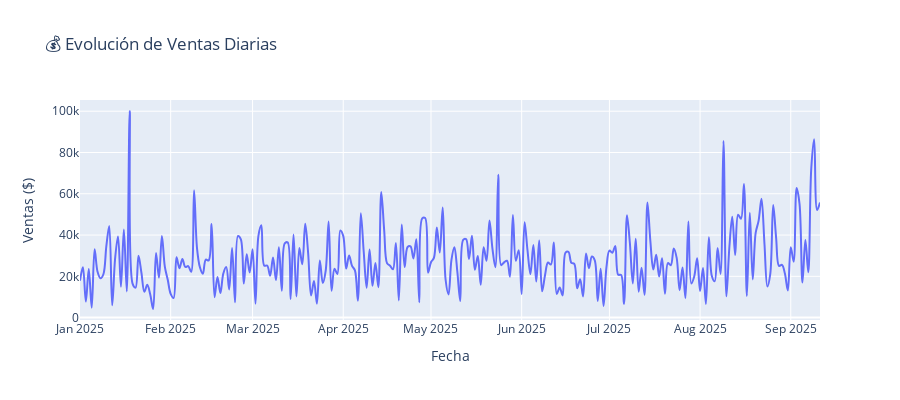
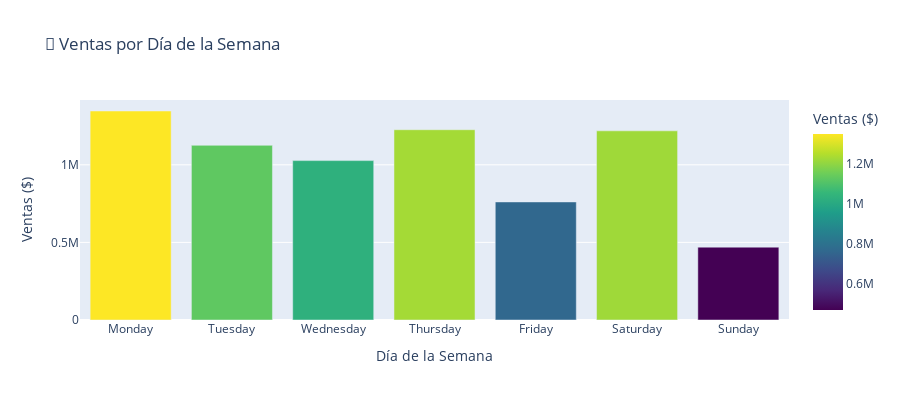
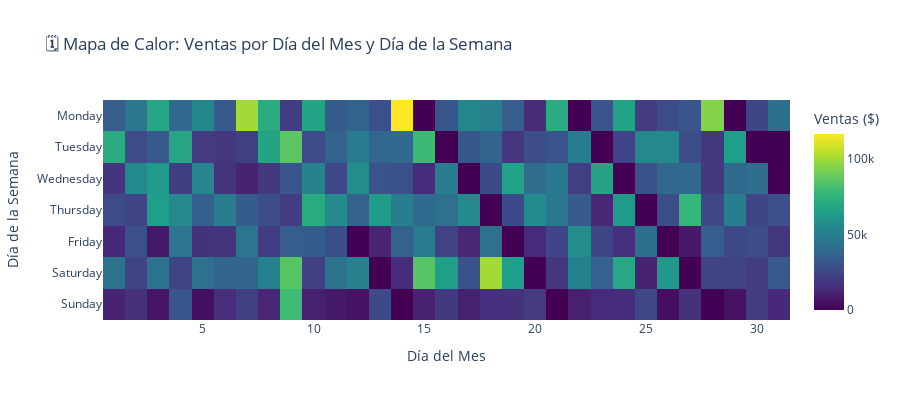

Notebook code cell kept with these figures, in order:
### Markdown cell above
## 5. Análisis de Ventas por Tiempo

### Code cell
# Crear visualizaciones de series temporales
print("📈 CREANDO VISUALIZACIONES DE VENTAS POR TIEMPO")
print("="*50)

# 1. Ventas diarias
ventas_diarias = df_clean.groupby('Date').agg({
    'Amount': 'sum',
    'Qty': 'sum',
    'Name': 'nunique'  # Clientes únicos por día
}).reset_index()
ventas_diarias.columns = ['Fecha', 'Ventas', 'Cantidad', 'Clientes_Unicos']

# Gráfico de líneas de ventas diarias
fig_ventas_tiempo = px.line(
    ventas_diarias, 
    x='Fecha', 
    y='Ventas',
    title='💰 Evolución de Ventas Diarias - Honduras',
    labels={'Ventas': 'Ventas (L)', 'Fecha': 'Fecha'},
    line_shape='spline'
)
fig_ventas_tiempo.update_layout(
    xaxis_title="Fecha",
    yaxis_title="Ventas (L)",
    hovermode='x unified',
    height=400
)
fig_ventas_tiempo.show()

# 2. Ventas por día de la semana (gráfico de barras)
ventas_weekday_df = df_clean.groupby('Weekday')['Amount'].sum().reset_index()
# Ordenar por días de la semana
dias_orden = ['Monday', 'Tuesday', 'Wednesday', 'Thursday', 'Friday', 'Saturday', 'Sunday']
ventas_weekday_df['Weekday'] = pd.Categorical(ventas_weekday_df['Weekday'], categories=dias_orden, ordered=True)
ventas_weekday_df = ventas_weekday_df.sort_values('Weekday')

fig_weekday = px.bar(
    ventas_weekday_df,
    x='Weekday',
    y='Amount',
    title='📅 Ventas por Día de la Semana - Honduras',
    labels={'Amount': 'Ventas (L)', 'Weekday': 'Día de la Semana'},
    color='Amount',
    color_continuous_scale='viridis'
)
fig_weekday.update_layout(height=400)
fig_weekday.show()

# 3. Mapa de calor por día del mes y día de la semana
df_clean['Day_of_Month'] = df_clean['Date'].dt.day
heatmap_data = df_clean.groupby(['Weekday', 'Day_of_Month'])['Amount'].sum().reset_index()
heatmap_pivot = heatmap_data.pivot(index='Weekday', columns='Day_of_Month', values='Amount').fillna(0)

# Reordenar filas por días de la semana
heatmap_pivot = heatmap_pivot.reindex(dias_orden)

fig_heatmap = px.imshow(
    heatmap_pivot,
    title='🗓️ Mapa de Calor: Ventas por Día del Mes - Honduras',
    labels=dict(x="Día del Mes", y="Día de la Semana", color="Ventas (L)"),
    aspect="auto",
    color_continuous_scale='viridis'
)
fig_heatmap.update_layout(height=400)
fig_heatmap.show()

print("✅ Visualizaciones de tiempo creadas exitosamente!")

### Figure 1 — Plotly figure (JSON) as saved in the notebook; plotly's stock layout.template omitted (floating-point values rounded to 4 significant figures; data arrays with more than 128 entries replaced by an {"elided": "..."} marker saying what was removed)
{"data": [{"hovertemplate": "Fecha=%{x}<br>Ventas ($)=%{y}<extra></extra>", "legendgroup": "", "line": {"color": "#636efa", "dash": "solid", "shape": "spline"}, "marker": {"symbol": "circle"}, "mode": "lines", "name": "", "orientation": "v", "showlegend": false, "type": "scatter", "x": {"elided": "254 str values"}, "xaxis": "x", "y": {"elided": "254 float values"}, "yaxis": "y"}], "layout": {"height": 400, "hovermode": "x unified", "legend": {"tracegroupgap": 0}, "title": {"text": "💰 Evolución de Ventas Diarias"}, "xaxis": {"anchor": "y", "domain": [0, 1], "title": {"text": "Fecha"}}, "yaxis": {"anchor": "x", "domain": [0, 1], "title": {"text": "Ventas ($)"}}}}

### Figure 2 — Plotly figure (JSON) as saved in the notebook; plotly's stock layout.template omitted (floating-point values rounded to 4 significant figures)
{"data": [{"hovertemplate": "Día de la Semana=%{x}<br>Ventas ($)=%{marker.color}<extra></extra>", "legendgroup": "", "marker": {"color": [1347000.0, 1126000.0, 1027000.0, 1226000.0, 760700.0, 1219000.0, 469400.0], "coloraxis": "coloraxis", "pattern": {"shape": ""}}, "name": "", "orientation": "v", "showlegend": false, "textposition": "auto", "type": "bar", "x": ["Monday", "Tuesday", "Wednesday", "Thursday", "Friday", "Saturday", "Sunday"], "xaxis": "x", "y": [1347000.0, 1126000.0, 1027000.0, 1226000.0, 760700.0, 1219000.0, 469400.0], "yaxis": "y"}], "layout": {"barmode": "relative", "coloraxis": {"colorbar": {"title": {"text": "Ventas ($)"}}, "colorscale": [[0, "#440154"], [0.1111, "#482878"], [0.2222, "#3e4989"], [0.3333, "#31688e"], [0.4444, "#26828e"], [0.5556, "#1f9e89"], [0.6667, "#35b779"], [0.7778, "#6ece58"], [0.8889, "#b5de2b"], [1, "#fde725"]]}, "height": 400, "legend": {"tracegroupgap": 0}, "title": {"text": "📅 Ventas por Día de la Semana"}, "xaxis": {"anchor": "y", "domain": [0, 1], "title": {"text": "Día de la Semana"}}, "yaxis": {"anchor": "x", "domain": [0, 1], "title": {"text": "Ventas ($)"}}}}

### Figure 3 — Plotly figure (JSON) as saved in the notebook; plotly's stock layout.template omitted (floating-point values rounded to 4 significant figures; data arrays with more than 128 entries replaced by an {"elided": "..."} marker saying what was removed)
{"data": [{"coloraxis": "coloraxis", "hovertemplate": "Día del Mes: %{x}<br>Día de la Semana: %{y}<br>Ventas ($): %{z}<extra></extra>", "name": "0", "type": "heatmap", "x": [1, 2, 3, 4, 5, 6, 7, 8, 9, 10, 11, 12, 13, 14, 15, 16, 17, 18, 19, 20, 21, 22, 23, 24, 25, 26, 27, 28, 29, 30, 31], "xaxis": "x", "y": ["Monday", "Tuesday", "Wednesday", "Thursday", "Friday", "Saturday", "Sunday"], "yaxis": "y", "z": {"elided": "7x31 float values"}}], "layout": {"coloraxis": {"colorbar": {"title": {"text": "Ventas ($)"}}, "colorscale": [[0, "#440154"], [0.1111, "#482878"], [0.2222, "#3e4989"], [0.3333, "#31688e"], [0.4444, "#26828e"], [0.5556, "#1f9e89"], [0.6667, "#35b779"], [0.7778, "#6ece58"], [0.8889, "#b5de2b"], [1, "#fde725"]]}, "height": 400, "title": {"text": "🗓️ Mapa de Calor: Ventas por Día del Mes y Día de la Semana"}, "xaxis": {"anchor": "y", "domain": [0, 1], "title": {"text": "Día del Mes"}}, "yaxis": {"anchor": "x", "autorange": "reversed", "domain": [0, 1], "title": {"text": "Día de la Semana"}}}}
